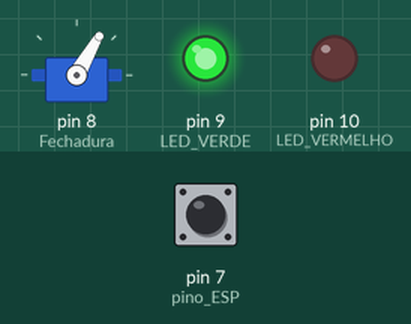
Bench run of a sketch on a simulated Arduino Uno, built with avr-gcc and run on an emulated ATmega328P. Parts: servo, output pins drawn as LEDs (lit = HIGH). The inputs (shaded band) are chosen by the test bench; at power-on: pin 7 (pino_ESP) LOW.

Above: at 1.2 s.
1.3 s: pin 7 (pino_ESP) pulsed HIGH 2 times (0.12 s each, 0.3 s apart)
At 1.8 s:
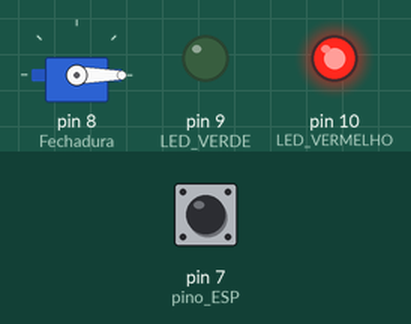
Timing chart, 0 to 4.3 s (numbered marks = the images above; inputs shaded):
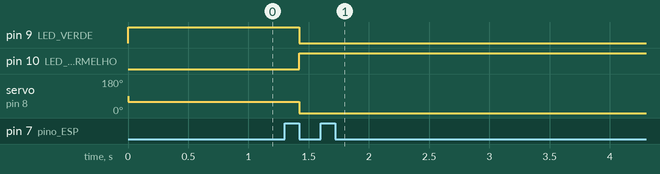

The sketch:

simulaTranca.ino
```cpp
/* Programação da fechadura no Arduino. */
#include <Servo.h>

Servo Fechadura;  // controlar servomotor (simula a fechadura)

#define pino_ESP 7  // pino q recebe pulsos do módulo Wifi -> porta digital 7 (Arduino) conectada no GPIO2 (ESP-01)

#define LED_VERDE 9
#define LED_VERMELHO 10

// Variáveis p/cálculo da duração do pulso
unsigned long pulso;
unsigned long inicioPulso;
unsigned long fimPulso;

void setup() {
  Fechadura.attach(8);

  // Configurar os pinos
  pinMode(pino_ESP, INPUT);
  pinMode(LED_VERDE, OUTPUT);
  pinMode(LED_VERMELHO, OUTPUT);
}

void loop() {
  checaPulso();  // calcula duração do pulso recebido

  if (pulso < 50) {  // pulso menor que 50ms -> servomotor move p/abrir e só LED verde acende
    Fechadura.write(60);
    digitalWrite(LED_VERDE, 1);
    digitalWrite(LED_VERMELHO, 0);
  }

  else if (pulso > 50) {  // pulso maior que 50ms -> servomotor move p/trancar e só LED vermelho acende
    Fechadura.write(0);
    digitalWrite(LED_VERDE, 0);
    digitalWrite(LED_VERMELHO, 1);
  }
}

void checaPulso() {
  if (digitalRead(pino_ESP) == HIGH) {        // pulso iniciou
    inicioPulso = millis();                   // marca tempo de início
    while (digitalRead(pino_ESP) == HIGH) {}  // espera pulso parar
    fimPulso = millis();                      // marca tempo de fim
    pulso = fimPulso - inicioPulso;
  }
  delay(1);
}
```

Measured:
- after the input at 1.3 s, pin 9 (LED_VERDE): HIGH → LOW after 0.12 s; pin 10 (LED_VERMELHO): LOW → HIGH after 0.12 s; servo on pin 8 (Fechadura): 60° → 0° after 0.12 s
